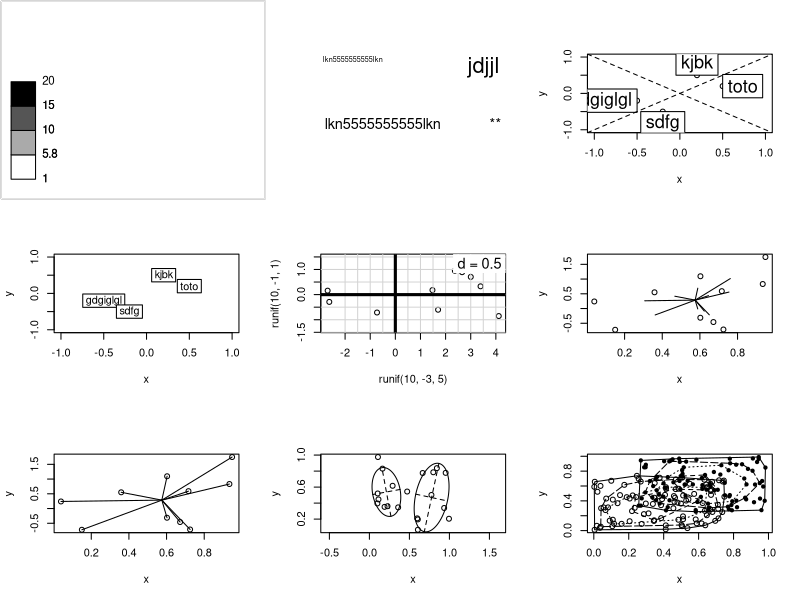

The R source for this figure:
library(ade4)


### Name: scatterutil
### Title: Graphical utility functions
### Aliases: scatterutil scatterutil.base scatterutil.sco scatterutil.chull
###   scatterutil.eigen scatterutil.ellipse scatterutil.eti.circ
###   scatterutil.eti scatterutil.grid scatterutil.legend.bw.square
###   scatterutil.legend.square.grey scatterutil.legendgris
###   scatterutil.scaling scatterutil.star scatterutil.sub
###   scatterutil.convrot90
### Keywords: multivariate hplot

### ** Examples

par(mfrow = c(3,3))
plot.new()
ade4:::scatterutil.legendgris(1:20, 4, 1.6) 

plot.new()
ade4:::scatterutil.sub("lkn5555555555lkn", csub = 2, possub = "bottomleft")
ade4:::scatterutil.sub("lkn5555555555lkn", csub = 1, possub = "topleft")
ade4:::scatterutil.sub("jdjjl", csub = 3, possub = "topright")
ade4:::scatterutil.sub("**", csub = 2, possub = "bottomright")

x <- c(0.5,0.2,-0.5,-0.2) ; y <- c(0.2,0.5,-0.2,-0.5)
eti <- c("toto", "kjbk", "gdgiglgl", "sdfg")
plot(x, y, xlim = c(-1,1), ylim = c(-1,1))
ade4:::scatterutil.eti.circ(x, y, eti, 2.5)
abline(0, 1, lty = 2) ; abline(0, -1, lty = 2)

x <- c(0.5,0.2,-0.5,-0.2) ; y <- c(0.2,0.5,-0.2,-0.5)
eti <- c("toto", "kjbk", "gdgiglgl", "sdfg")
plot(x, y, xlim = c(-1,1), ylim = c(-1,1))
ade4:::scatterutil.eti(x, y, eti, 1.5)

plot(runif(10,-3,5), runif(10,-1,1), asp = 1)
ade4:::scatterutil.grid(2)
abline(h = 0, v = 0, lwd = 3)

x <- runif(10,0,1) ; y <- rnorm(10) ; z <- rep(1,10)
plot(x,y) ; ade4:::scatterutil.star(x, y, z, 0.5)
plot(x,y) ; ade4:::scatterutil.star(x, y, z, 1)

x <- c(runif(10,0,0.5), runif(10,0.5,1))
y <- runif(20)
plot(x, y, asp = 1) # asp=1 is essential to have perpendicular axes
ade4:::scatterutil.ellipse(x, y, rep(c(1,0), c(10,10)), cell = 1.5, ax = TRUE)
ade4:::scatterutil.ellipse(x, y, rep(c(0,1), c(10,10)), cell = 1.5, ax = TRUE)

x <- c(runif(100,0,0.75), runif(100,0.25,1))
y <- c(runif(100,0,0.75), runif(100,0.25,1))
z <- factor(rep(c(1,2), c(100,100)))
plot(x, y, pch = rep(c(1,20), c(100,100)))
ade4:::scatterutil.chull(x, y, z, opt = c(0.25,0.50,0.75,1))
par(mfrow = c(1,1))
